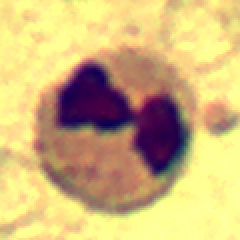
#> input picture DIP Lab/Projects/Assignment/dataset_DIP_assignment/train/images/011.bmp, 120 x 120 px, found by its file name (shown 2 times larger); its folder holds only this picture in this run
$ jupyter execute --allow-errors assignment_01_dip.ipynb
#> lines starting #> are read from the running program, lines starting #| are printed output that depends on the picture
[cell 1]
import cv2
import numpy as np
import matplotlib.pyplot as plt
import os
import pandas as pd
import seaborn as sns
from sklearn.metrics import confusion_matrix

[cell 2]
from sklearn.metrics import confusion_matrix
print("ddd")

General Functions that are used throughout the code

[cell 3]
def create_combined_mask(img_cyto, img_nuc):
    """Create a combined mask with cytoplasm (gray) and nucleus (white)."""
    combined_mask = np.zeros_like(img_cyto, dtype=np.uint8)
    combined_mask[img_cyto > 0] = 128  # Gray for cytoplasm
    combined_mask[img_nuc > 0] = 255   # White for nucleus
    return combined_mask

def dice_coefficient(mask1, mask2):
    """Compute the Dice coefficient between two binary masks."""
    intersection = np.sum((mask1 > 0) & (mask2 > 0))
    sum_masks = np.sum(mask1 > 0) + np.sum(mask2 > 0)
    return (2. * intersection) / sum_masks if sum_masks != 0 else 1.0

def connectivit_8(image, limit, padd_size):
    """Perform 8-connectivity labeling."""
    height, width = image.shape
    connect_8 = np.zeros((height, width), dtype=np.int32)
    eq_list = {}
    label = 1

    for i in range(padd_size, height - padd_size):
        for j in range(padd_size, width - padd_size):
            if 0 <= image[i, j] <= limit:
                neighbors = []
                if connect_8[i, j - padd_size] > 0:
                    neighbors.append(connect_8[i, j - padd_size])
                if connect_8[i - padd_size, j] > 0:
                    neighbors.append(connect_8[i - padd_size, j])
                if connect_8[i - padd_size, j - padd_size] > 0:
                    neighbors.append(connect_8[i - padd_size, j - padd_size])
                if connect_8[i - padd_size, j + padd_size] > 0:
                    neighbors.append(connect_8[i - padd_size, j + padd_size])
                if not neighbors:
                    connect_8[i, j] = label
                    eq_list[label] = label
                    label += 1
                else:
                    min_label = min(neighbors)
                    connect_8[i, j] = min_label
                    for neighbor in neighbors:
                        eq_list[neighbor] = min_label

    for i in range(height):
        for j in range(width):
            if connect_8[i, j] > 0:
                connect_8[i, j] = eq_list[connect_8[i, j]]
    return connect_8

Analysis on 1 Image

[cell 4]
# Paths
image_path = "E:\\2. DIP\\2. LAB\\pythonProject\\Assignment\\dataset_DIP_assignment\\train\\images\\003.bmp"
mask_path = "E:\\2. DIP\\2. LAB\\pythonProject\\Assignment\\dataset_DIP_assignment\\train\\masks\\003.png"

def histogram(img):
    array = [0] * 256
    for i in range(img.shape[0]):
        for j in range(img.shape[1]):
            pixel_val = int(img[i, j])
            array[pixel_val] += 1
    array = np.array(array)
    return array

def compute_confusion_matrix(pred_mask, gt_mask):
    pred_flat = pred_mask.flatten()
    gt_flat = gt_mask.flatten()


    labels = [0, 128, 255]

    cm = confusion_matrix(gt_flat, pred_flat, labels=labels)
    return cm
def histogram(img):
    array = [0] * 256
    for i in range(img.shape[0]):
        for j in range(img.shape[1]):
            pixel_val = int(img[i, j])
            array[pixel_val] += 1
    array = np.array(array)
    return array

[cell 5]
img= cv2.imread(image_path, 0)
#> (the rest of this cell did not finish here and is left out)

After seeing the histogram it is clearly visible the domainance of 255 as the most frequent Value

In this analysis, pixels with intensity 255 were excluded because they represent the background and do not contribute to meaningful segmentation.

Threshold Calculation:

The mean and standard deviation were computed only for valid pixels (excluding 255).
Nucleus Threshold: mean - (k1 * std_dev)
Cytoplasm Threshold: mean
Segmentation Process:

8-Connectivity Labeling (connectivit_8) was applied to separate cytoplasm and nucleus.
A combined mask was created where cytoplasm = 128 (gray) and nucleus = 255 (white).
Removing 255 (background pixels) ensures that threshold calculations are not skewed by outliers, leading to more accurate segmentation.

[cell 6]
# Load images
original_image = cv2.imread(image_path, 0)
ground_truth_mask = cv2.imread(mask_path, 0)

# Ensure images are loaded
#> (the rest of this cell did not finish here and is left out)

#> (a cell that did not finish here is left out)

Processig on the Train Data

Compute Accuracy (compute_accuracy)

Compares predicted mask with ground truth mask.
Returns percentage of correctly classified pixels.
Process Dataset (process_dataset)

Loads images (.bmp) and masks (.png).
Computes dynamic thresholds using mean & standard deviation.
Segments WBCs using 8-connectivity labeling.
Creates a combined mask (Cytoplasm = 128, Nucleus = 255, Background = 0).
Evaluates segmentation using:
Dice Coefficient (Measures overlap).
Pixel Accuracy (Measures correctly classified pixels).
Saves results (thresholds, Dice, Accuracy) in a CSV file.
Prints results for each image.

[cell 8]
def compute_accuracy(pred_mask, gt_mask):
    """Compute accuracy between predicted and ground truth masks without binarization."""
    TP_TN = np.sum(pred_mask == gt_mask)  # Pixels where both match
    total_pixels = pred_mask.size  # Total number of pixels
    return TP_TN / total_pixels if total_pixels != 0 else 1.0


def process_dataset(train_images_path, train_masks_path, output_csv):
    """Process all images in the dataset and store results in a DataFrame."""

    results = []

    for filename in os.listdir(train_images_path):
        if filename.endswith(".bmp"):
            img_path = os.path.join(train_images_path, filename)
            mask_filename = filename.replace(".bmp", ".png")
            mask_path = os.path.join(train_masks_path, mask_filename)

            if not os.path.exists(mask_path):
                print(f"Mask not found for {filename}, skipping...")
                continue

            img = cv2.imread(img_path, 0)
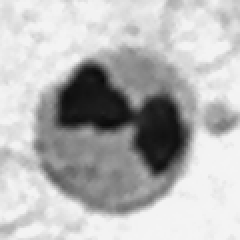
#> img: shape (120, 120) (shown 2 times larger); min 10, max 244, mean 182.8
            if img is None:
                print(f"Failed to read {filename}, skipping...")
                continue

            # Compute thresholds dynamically
            k1 = k2 = 1.5
            valid_pixels = img[img < 255]
#> valid_pixels = 14400 values, max 244 at index 1952, min 10 at index 4851, mean 182.8
            mean_intensity = np.mean(valid_pixels)
#> mean_intensity = 182.8
            std_dev_intensity = np.std(valid_pixels)
#> std_dev_intensity = 68.02
            nucleus_thresh = mean_intensity - k1 * std_dev_intensity
#> nucleus_thresh = 80.75
            cytoplasm_thresh = mean_intensity
#> cytoplasm_thresh = 182.8

            # Generate segmented images
            img_cyto = connectivit_8(img, cytoplasm_thresh, 1)
#> after the loop in connectivit_8, `for i in range(padd_size, height - padd_size):`:
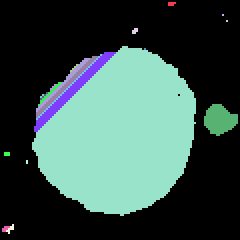
#> connect_8: shape (120, 120) int32 (shown 2 times larger); 21 distinct labels, from 0 to 20; one colour per label, 0 black
#> after the loop in connectivit_8, `for i in range(height):`:
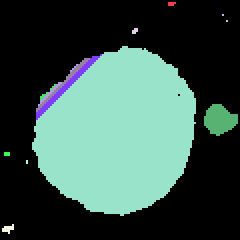
#> connect_8: shape (120, 120) int32 (shown 2 times larger); 14 distinct labels, from 0 to 19; one colour per label, 0 black
            img_nuc = connectivit_8(img, nucleus_thresh, 1)
#> call 2 of connectivit_8, with limit = 80.75, padd_size = 1
#> after the loop in connectivit_8 (call 2), `for i in range(padd_size, height - padd_size):`:
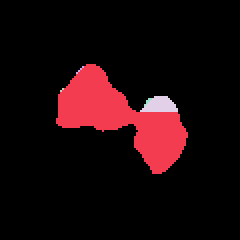
#> connect_8: shape (120, 120) int32 (shown 2 times larger); 6 distinct labels, from 0 to 5; one colour per label, 0 black
#> after the loop in connectivit_8 (call 2), `for i in range(height):`:
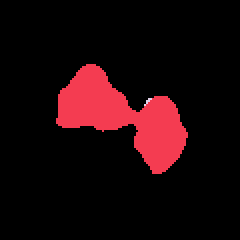
#> connect_8: shape (120, 120) int32 (shown 2 times larger); 3 distinct labels, from 0 to 4; one colour per label, 0 black

            # Create combined mask (without binarization)
            combined_mask = create_combined_mask(img_cyto, img_nuc)
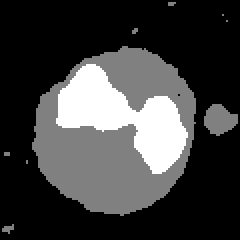
#> combined_mask: shape (120, 120) (shown 2 times larger); min 0, max 255, mean 62.9

            # Read and process ground truth mask (without binarization)
            ground_truth_mask = cv2.imread(mask_path, 0)
            if ground_truth_mask is None:
                print(f"Failed to read mask {mask_filename}, skipping...")
                continue

            # Compute Dice coefficient
            dice_score = dice_coefficient(combined_mask, ground_truth_mask)
#> in dice_coefficient, `intersection = np.sum((mask1 > 0) & (mask2 > 0))`: intersection = 5447
#> in dice_coefficient, `sum_masks = np.sum(mask1 > 0) + np.sum(mask2 > 0)`: sum_masks = 19847
#> dice_score = 0.549

            # Compute Accuracy (without binarization)
            accuracy = compute_accuracy(combined_mask, ground_truth_mask)
#> in compute_accuracy, `TP_TN = np.sum(pred_mask == gt_mask)`: TP_TN = 36
#> accuracy = 0.0025

            # Store results in a list
            results.append({
                "Image": filename,
                "Cytoplasm_Threshold": round(cytoplasm_thresh, 2),
                "Nucleus_Threshold": round(nucleus_thresh, 2),
                "Dice_Score": round(dice_score, 4),
                "Accuracy": round(accuracy, 4)
            })

            print(f"{filename}: Dice Score = {dice_score:.4f}, Accuracy = {accuracy:.4f}")
#| 011.bmp: Dice Score = 0.5489, Accuracy = 0.0025

    # Convert to DataFrame and save to CSV
    df_results = pd.DataFrame(results)
#> df_results = table of 1 rows and 5 columns
    df_results.to_csv(output_csv, index=False)
    return df_results

# Example usage
train_images_path = "E:\\2. DIP\\2. LAB\\pythonProject\\Assignment\\dataset_DIP_assignment\\train\\images"
train_masks_path = "E:\\2. DIP\\2. LAB\\pythonProject\\Assignment\\dataset_DIP_assignment\\train\\masks"
output_csv = "E:\\2. DIP\\2. LAB\\pythonProject\\Assignment\\dataset_DIP_assignment\\train_results.csv"

df_train = process_dataset(train_images_path, train_masks_path, output_csv)
#> df_train = table of 1 rows and 5 columns

[cell 9]
df_train.head()
#> Out = table of 1 rows and 5 columns

From the train imgaes i calculated the Average of the Cytoplasm and Nucles Threshold Vales

[cell 10]
def round_num(value):
    """Round off such that if decimal < 0.5 -> round down, else -> round up."""
    return int(value) if value % 1 < 0.5 else int(value) + 1

# Apply custom rounding


avg_Cytoplasm_Threshold = round_num(df_train['Cytoplasm_Threshold'].mean())
#> avg_Cytoplasm_Threshold = 183
avg_Nucleus_Threshold = round_num(df_train["Nucleus_Threshold"].mean())
#> avg_Nucleus_Threshold = 81
avg_Cytoplasm_Threshold, avg_Nucleus_Threshold
#> Out = (183, 81)

Procssing of test Data

Computed average threshold values (avg_Cytoplasm_Threshold, avg_Nucleus_Threshold) from train images.

Used these precomputed thresholds for segmenting test images instead of calculating dynamically.

Applied 8-connectivity labeling to segment cytoplasm and nucleus in test images.

Evaluated segmentation using Dice Score and Pixel Accuracy.

[cell 11]
def process_dataset(train_images_path, train_masks_path, output_csv, nucleus_thresh, cytoplasm_thresh):
    """Process all images in the dataset and store results in a DataFrame."""

    results = []

    for filename in os.listdir(train_images_path):
        if filename.endswith(".bmp"):
            img_path = os.path.join(train_images_path, filename)
            mask_filename = filename.replace(".bmp", ".png")
            mask_path = os.path.join(train_masks_path, mask_filename)

            if not os.path.exists(mask_path):
                print(f"Mask not found for {filename}, skipping...")
                continue

            img = cv2.imread(img_path, 0)
            if img is None:
                print(f"Failed to read {filename}, skipping...")
                continue

            # Generate segmented images
            img_cyto = connectivit_8(img, cytoplasm_thresh, 1)
#> call 3 of connectivit_8, with limit = 183, padd_size = 1
#> after the loop in connectivit_8 (call 3), `for i in range(padd_size, height - padd_size):`:
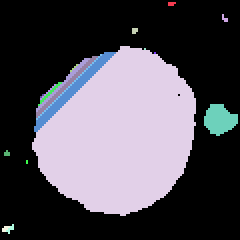
#> connect_8: shape (120, 120) int32 (shown 2 times larger); 20 distinct labels, from 0 to 19; one colour per label, 0 black
#> after the loop in connectivit_8 (call 3), `for i in range(height):`:
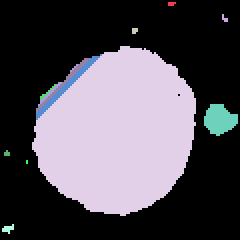
#> connect_8: shape (120, 120) int32 (shown 2 times larger); 13 distinct labels, from 0 to 18; one colour per label, 0 black
            img_nuc = connectivit_8(img, nucleus_thresh, 1)
#> after the loop in connectivit_8 (call 4), `for i in range(padd_size, height - padd_size):`: connect_8: shape (120, 120) int32; 7 distinct labels, from 0 to 6
#> after the loop in connectivit_8 (call 4), `for i in range(height):`: connect_8: shape (120, 120) int32; 3 distinct labels, from 0 to 5

            # Create combined mask (without binarization)
            combined_mask = create_combined_mask(img_cyto, img_nuc)

            # Read and process ground truth mask (without binarization)
            ground_truth_mask = cv2.imread(mask_path, 0)
            if ground_truth_mask is None:
                print(f"Failed to read mask {mask_filename}, skipping...")
                continue

            # Compute Dice coefficient
            dice_score = dice_coefficient(combined_mask, ground_truth_mask)
#> dice_score = 0.551

            # Compute Accuracy (without binarization)
            accuracy = compute_accuracy(combined_mask, ground_truth_mask)
#> accuracy = 0.0025

            # Store results in a list
            results.append({
                "Image": filename,
                "Cytoplasm_Threshold": round(cytoplasm_thresh, 2),
                "Nucleus_Threshold": round(nucleus_thresh, 2),
                "Dice_Score": round(dice_score, 4),
                "Accuracy": round(accuracy, 4)
            })

            print(f"{filename}: Dice Score = {dice_score:.4f}, Accuracy = {accuracy:.4f}")
#| 011.bmp: Dice Score = 0.5506, Accuracy = 0.0025

    # Convert to DataFrame and save to CSV
    df_results = pd.DataFrame(results)
#> df_results = table of 1 rows and 5 columns
    df_results.to_csv(output_csv, index=False)
    return df_results

# Example usage
train_images_path = "E:\\2. DIP\\2. LAB\\pythonProject\\Assignment\\dataset_DIP_assignment\\test\\images"
train_masks_path = "E:\\2. DIP\\2. LAB\\pythonProject\\Assignment\\dataset_DIP_assignment\\test\\masks"
output_csv = "E:\\2. DIP\\2. LAB\\pythonProject\\Assignment\\dataset_DIP_assignment\\test_.csv"

df_test = process_dataset(train_images_path, train_masks_path, output_csv, avg_Nucleus_Threshold, avg_Cytoplasm_Threshold)
#> df_test = table of 1 rows and 5 columns

[cell 12]
df_test.head()
#> Out = table of 1 rows and 5 columns

[cell 13]
df_test['Dice_Score'].mean(), df_test["Accuracy"].mean()
#> Out = (0.551, 0.0025)
